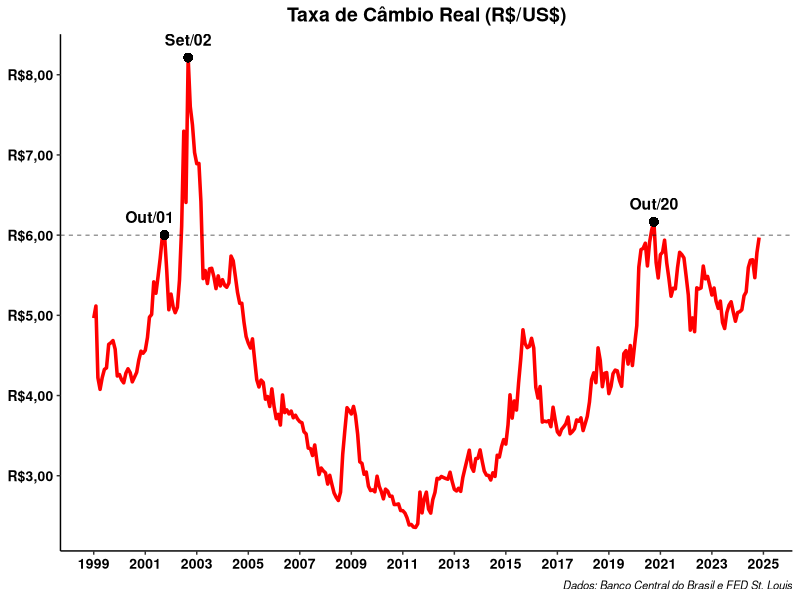

The R source for this figure:
## ---- chunk 1
knitr::opts_chunk$set(echo = TRUE)
## ---- chunk 2

# Carregar bibliotecas

library(readxl)
library(dplyr)
library(ggplot2)
library(ggthemes)

## ---- chunk 3

# Carregar dados
dados <- read_excel("Dados Cambio IPCA CPI.xlsx")

## ---- chunk 4

# Tratar as datas
dados <- dados %>%
  dplyr::mutate(Data = as.Date(Data))

## ---- chunk 5

# Adiciona "IPCA Acumulado"

dados <- dados %>%
  dplyr::mutate(IPCA_Acumulado = {
    n <- n()  # Número de linhas
    acumulado <- numeric(n)  # Vetor 
    acumulado[n] <- 1  # Última linha 
    
    for (i in (n-1):1) {
      acumulado[i] <- acumulado[i + 1] * (1 + IPCA[i + 1])
    }
    
    acumulado
  })


## ---- chunk 6

# Adiciona "Variacao_CPI"

dados <- dados %>%
  dplyr::mutate(Variacao_CPI = {
    n <- n()  # Número de linhas
    variacao <- numeric(n)  # Vetor 
    variacao[1] <- 0  # Primeiro valor
    
    for (i in 2:n) {
      variacao[i] <- (CPI[i] / CPI[i - 1]) - 1
    }
    
    variacao
    
  })

## ---- chunk 7

# Adiciona "CPI_Acumulado"

dados <- dados %>%
  dplyr::mutate(CPI_Acumulado = {
    n <- n()  # Número de linhas
    acumulado <- numeric(n)  # Vetor 
    acumulado[n] <- 1  # Última linha
    
    for (i in (n-1):1) {
      acumulado[i] <- acumulado[i + 1] * (1 + Variacao_CPI[i + 1])
    }
    
    acumulado
  })

## ---- chunk 8

# Adiciona "Cambio_Real_R$/US$"

dados <- dados %>%
  dplyr::mutate(`Cambio_Real_R$/US$` = `Cambio Nominal R$/US$` * (IPCA_Acumulado / CPI_Acumulado))

## ---- chunk 9

# Capturar maiores valores da série de câmbio real

maiores_valores <- dados %>%
  dplyr::arrange(desc(`Cambio_Real_R$/US$`)) %>% 
  dplyr::slice(1:10) %>%                         
  dplyr::select(Data, `Cambio_Real_R$/US$`)     

# Exibir datas
maiores_valores

## ---- chunk 10

# Criar gráfico

ggplot(dados, aes(x = Data, y = `Cambio_Real_R$/US$`)) +
  geom_line(color = "red", linewidth = 1.2) +
  geom_hline(yintercept = 6, linetype = "dashed", color = "black", size = 0.2) + 
  geom_text(
    data = dados %>% filter(Data == as.Date("2002-09-01")), 
    aes(label = "Set/02"),
    vjust = -1, color = "black", size = 4, fontface = "bold" 
  ) +
  geom_text(
    data = dados %>% filter(Data == as.Date("2020-10-01")), 
    aes(label = "Out/20"),
    vjust = -1, color = "black", size = 4, fontface = "bold"
  ) +
  geom_text(
    data = dados %>% filter(Data == as.Date("2001-10-01")), 
    aes(label = "Out/01"),
    vjust = -1, color = "black", size = 4, fontface = "bold",
    hjust = 0.8
  ) +
  geom_point(
    data = dados %>% filter(Data == as.Date("2002-09-01") | Data == as.Date("2020-10-01") | Data == as.Date("2001-10-01")),
    aes(x = Data, y = `Cambio_Real_R$/US$`),
    shape = 16, color = "black", size = 3
  ) +
  labs(
    title = "Taxa de Câmbio Real (R$/US$)",
    x = NULL,   
    y = NULL,    
    caption = "Dados: Banco Central do Brasil e FED St. Louis"
  ) +
  theme_classic() +
  theme(
    plot.title = element_text(hjust = 0.5, size = 14, face = "bold"),
    axis.text.x = element_text(size = 10, face = "bold", color = "black"),
    axis.text.y = element_text(size = 10, face = "bold", color = "black"),
    plot.caption = element_text(size = 8, hjust = 1, face = "italic", color = "black")
  ) +
  scale_x_date(
    date_breaks = "2 year",   
    date_labels = "%Y"        
  ) +
  scale_y_continuous(
    breaks = c(3, 4, 5, 6, 7, 8), 
    labels = scales::label_dollar(prefix = "R$", big.mark = ".", decimal.mark = ",", accuracy = 0.01) 
  )

